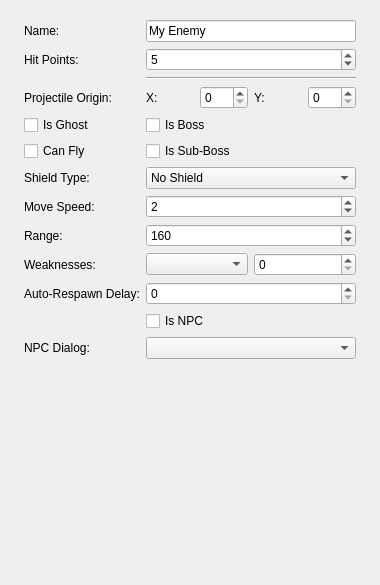
       <widget class="QWidget" name="page_3">
        <property name="geometry">
         <rect>
          <x>0</x>
          <y>0</y>
          <width>380</width>
          <height>585</height>
         </rect>
        </property>
        <attribute name="label">
         <string>Properties</string>
        </attribute>
        <layout class="QGridLayout" name="gridLayout_8">
         <item row="0" column="0">
          <widget class="QWidget" name="widget" native="true">
           <property name="sizePolicy">
            <sizepolicy hsizetype="Preferred" vsizetype="Minimum">
             <horstretch>0</horstretch>
             <verstretch>0</verstretch>
            </sizepolicy>
           </property>
           <property name="minimumSize">
            <size>
             <width>350</width>
             <height>0</height>
            </size>
           </property>
           <property name="maximumSize">
            <size>
             <width>300</width>
             <height>16777215</height>
            </size>
           </property>
           <property name="baseSize">
            <size>
             <width>300</width>
             <height>0</height>
            </size>
           </property>
           <layout class="QGridLayout" name="gridLayout_5">
            <item row="6" column="0">
             <widget class="QCheckBox" name="npc_edit_tab_canshoot">
              <property name="toolTip">
               <string>If can cross walls</string>
              </property>
              <property name="text">
               <string>Is Ghost</string>
              </property>
             </widget>
            </item>
            <item row="2" column="0">
             <widget class="QLabel" name="label_62">
              <property name="text">
               <string>Name:</string>
              </property>
             </widget>
            </item>
            <item row="5" column="1">
             <layout class="QGridLayout" name="gridLayout_3">
              <item row="0" column="3">
               <widget class="QSpinBox" name="projectileOriginY_spinBox"/>
              </item>
              <item row="0" column="1">
               <widget class="QSpinBox" name="projectileOriginX_spinBox"/>
              </item>
              <item row="0" column="0">
               <widget class="QLabel" name="label_21">
                <property name="maximumSize">
                 <size>
                  <width>16777215</width>
                  <height>16777215</height>
                 </size>
                </property>
                <property name="text">
                 <string>X:</string>
                </property>
               </widget>
              </item>
              <item row="0" column="2">
               <widget class="QLabel" name="label_22">
                <property name="text">
                 <string>Y:</string>
                </property>
               </widget>
              </item>
             </layout>
            </item>
            <item row="10" column="0">
             <widget class="QLabel" name="label_68">
              <property name="text">
               <string>Range:</string>
              </property>
             </widget>
            </item>
            <item row="11" column="0">
             <widget class="QLabel" name="label">
              <property name="text">
               <string>Weaknesses:</string>
              </property>
             </widget>
            </item>
            <item row="7" column="1">
             <widget class="QCheckBox" name="isSubBoss_checkbox">
              <property name="toolTip">
               <string>If is a stage sub-boss</string>
              </property>
              <property name="text">
               <string>Is Sub-Boss</string>
              </property>
             </widget>
            </item>
            <item row="9" column="1">
             <widget class="QSpinBox" name="npc_edit_tab_movespeed">
              <property name="toolTip">
               <string>Pixels moved by cycle</string>
              </property>
              <property name="minimum">
               <number>0</number>
              </property>
              <property name="maximum">
               <number>20</number>
              </property>
              <property name="value">
               <number>2</number>
              </property>
             </widget>
            </item>
            <item row="4" column="1">
             <widget class="Line" name="line">
              <property name="orientation">
               <enum>Qt::Horizontal</enum>
              </property>
             </widget>
            </item>
            <item row="13" column="1">
             <widget class="QCheckBox" name="isNPC_checkBox">
              <property name="text">
               <string>Is NPC</string>
              </property>
             </widget>
            </item>
            <item row="8" column="1">
             <widget class="QComboBox" name="npc_edit_tab_shieldtype">
              <property name="toolTip">
               <string>If uses shield, how it behaves</string>
              </property>
              <item>
               <property name="text">
                <string>No Shield</string>
               </property>
              </item>
              <item>
               <property name="text">
                <string>Full Shield</string>
               </property>
              </item>
              <item>
               <property name="text">
                <string>Front</string>
               </property>
              </item>
              <item>
               <property name="text">
                <string>Stand</string>
               </property>
              </item>
              <item>
               <property name="text">
                <string>Disguise</string>
               </property>
              </item>
              <item>
               <property name="text">
                <string>Stand Front</string>
               </property>
              </item>
              <item>
               <property name="text">
                <string>Stand and Walk</string>
               </property>
              </item>
             </widget>
            </item>
            <item row="3" column="0">
             <widget class="QLabel" name="label_64">
              <property name="text">
               <string>Hit Points:</string>
              </property>
             </widget>
            </item>
            <item row="7" column="0">
             <widget class="QCheckBox" name="checkBox">
              <property name="toolTip">
               <string>If can ignore gravity</string>
              </property>
              <property name="text">
               <string>Can Fly</string>
              </property>
             </widget>
            </item>
            <item row="11" column="1">
             <layout class="QHBoxLayout" name="horizontalLayout">
              <item>
               <widget class="QComboBox" name="npc_edit_tab_weakness_list">
                <property name="toolTip">
                 <string>Weapon that hits enemy</string>
                </property>
               </widget>
              </item>
              <item>
               <widget class="QSpinBox" name="npc_edit_tab_weakness_points">
                <property name="toolTip">
                 <string>How many hit points the selected weapon makes of damage in the enemy</string>
                </property>
               </widget>
              </item>
             </layout>
            </item>
            <item row="8" column="0">
             <widget class="QLabel" name="label_66">
              <property name="text">
               <string>Shield Type:</string>
              </property>
             </widget>
            </item>
            <item row="5" column="0">
             <widget class="QLabel" name="label_19">
              <property name="text">
               <string>Projectile Origin:</string>
              </property>
             </widget>
            </item>
            <item row="10" column="1">
             <widget class="QSpinBox" name="npc_edit_tab_range">
              <property name="toolTip">
               <string>Maximum movement range and vision reach</string>
              </property>
              <property name="minimum">
               <number>0</number>
              </property>
              <property name="maximum">
               <number>999</number>
              </property>
              <property name="value">
               <number>160</number>
              </property>
             </widget>
            </item>
            <item row="2" column="1">
             <widget class="QLineEdit" name="npc_edit_tab_NpcName">
              <property name="text">
               <string>My Enemy</string>
              </property>
              <property name="maxLength">
               <number>30</number>
              </property>
             </widget>
            </item>
            <item row="9" column="0">
             <widget class="QLabel" name="label_67">
              <property name="text">
               <string>Move Speed:</string>
              </property>
             </widget>
            </item>
            <item row="15" column="0">
             <spacer name="verticalSpacer_9">
              <property name="orientation">
               <enum>Qt::Vertical</enum>
              </property>
              <property name="sizeHint" stdset="0">
               <size>
                <width>20</width>
                <height>40</height>
               </size>
              </property>
             </spacer>
            </item>
            <item row="3" column="1">
             <widget class="QSpinBox" name="npc_edit_tab_NpcHP">
              <property name="toolTip">
               <string>Number of hit points the enemy can take of damage</string>
              </property>
              <property name="value">
               <number>5</number>
              </property>
             </widget>
            </item>
            <item row="14" column="1">
             <widget class="QComboBox" name="npcDialogId_comboBox"/>
            </item>
            <item row="12" column="1">
             <widget class="QSpinBox" name="respawn_time_spinBox">
              <property name="toolTip">
               <string>If different than zero, NPC will respawn even if is on-screen</string>
              </property>
              <property name="maximum">
               <number>99999</number>
              </property>
             </widget>
            </item>
            <item row="6" column="1">
             <widget class="QCheckBox" name="isBoss_checkBox">
              <property name="text">
               <string>Is Boss</string>
              </property>
             </widget>
            </item>
            <item row="12" column="0">
             <widget class="QLabel" name="label_12">
              <property name="text">
               <string>Auto-Respawn Delay:</string>
              </property>
             </widget>
            </item>
            <item row="14" column="0">
             <widget class="QLabel" name="label_3">
              <property name="text">
               <string>NPC Dialog:</string>
              </property>
             </widget>
            </item>
           </layout>
          </widget>
         </item>
        </layout>
       </widget>
